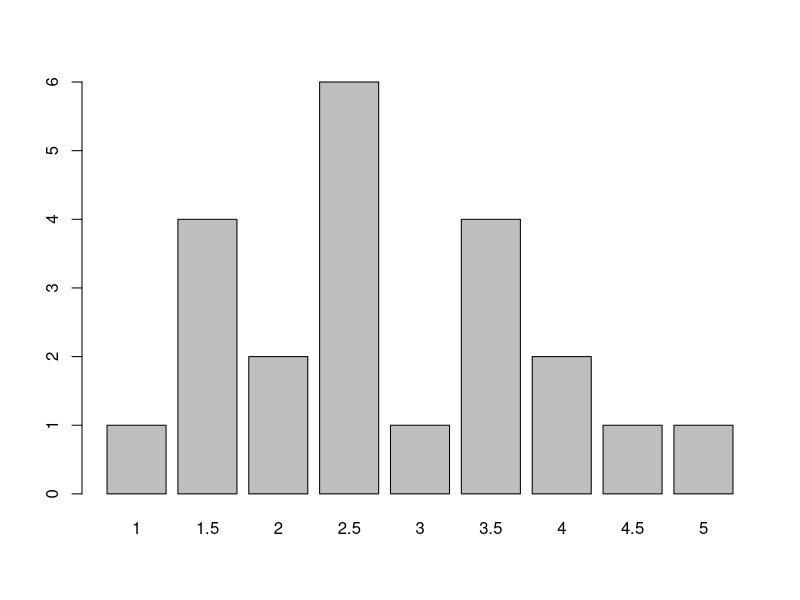
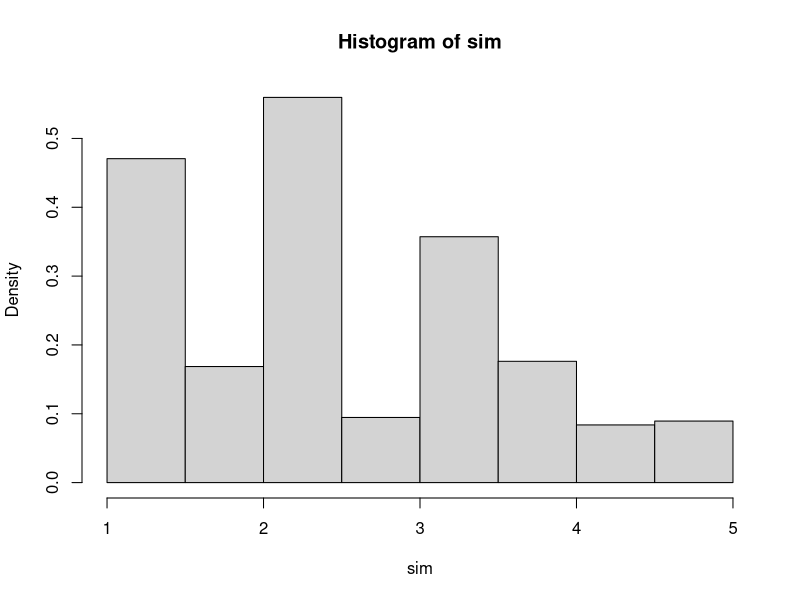

Recreate these plots in R, in order.
# TABLE ---------------------------------------------------------------------------------------
## Using Table
tbl <- as.table(matrix(c(500, 30, 4500, 270, 1500, 50), nrow = 2, byrow = FALSE,
                       dimnames = list(entrega = c("normal", " defeito"),
                                       empresa = c("X", "Y", "Z"))))
tbl
# Proportion Total
prop.table(tbl)
# Proportion by row
prop.table(tbl, 1)
# Proportion by column
prop.table(tbl, 2)



# TIBBLE --------------------------------------------------------------------------------------
library(dplyr)
library(tibble)


data <- tibble(
  empresa = c(rep("X", 500), rep("X", 30), rep("Y", 4500), rep("Y", 270), rep("Z", 1500), rep("Z", 50)),
  entrega = c(rep("normal", 500), rep("defeito", 30), rep("normal", 4500), rep("defeito", 270), rep("normal", 1500), rep("defeito", 50))
)

# Total probability
data %>% 
  group_by(empresa, entrega) %>% 
  summarise(freq = n(), .groups = "drop") %>%  # drop all the groups specified before
  mutate(prop = freq/sum(freq))

# Row probability
data %>% 
  group_by(empresa, entrega) %>% 
  summarise(freq = n()) %>%  # drop all the groups specified before
  mutate(prop = freq/sum(freq))

# Column probability
data %>% 
  group_by(entrega, empresa) %>% 
  summarise(freq = n()) %>%  # drop all the groups specified before
  mutate(prop = freq/sum(freq))



# SAMPLE --------------------------------------------------------------------------------------

x = seq(1,5,.5)
weights = c(1, 4, 2, 6, 1, 4, 2, 1, 1)
?barplot
barplot(weights, names.arg = x)

?hist
sim <-sample(x, 10000, replace = TRUE,prob = weights)
hist(sim , breaks = x, freq = FALSE)
